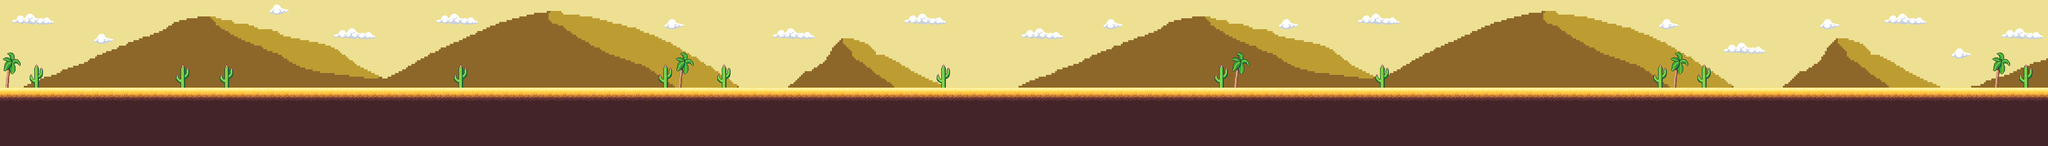

The image is a tile-based game level rendered from a .tmx file. Its description and source (layers, tilesets, objects; grid data summarised) follow:
An orthogonal 140x10 tile map with 32x32 px tiles, 3 tile layers (Back, Background, Main), 5 tilesets.

<map version="1.10" tiledversion="1.10.2" orientation="orthogonal" renderorder="right-down" width="140" height="10" tilewidth="32" tileheight="32" infinite="0" nextlayerid="4" nextobjectid="1">
 <tileset firstgid="1" source="tilesetsand.tsx" />
 <tileset firstgid="41" source="desertFoliage.tsx" />
 <tileset firstgid="68" source="BG1.tsx" />
 <tileset firstgid="2732" source="BG2.tsx" />
 <tileset firstgid="5396" source="Clouds.tsx" />
 <layer id="3" name="Back" width="140" height="10">
  <data>[1400 cells, 840 non-empty, 10 distinct tile ids]</data>
 </layer>
 <layer id="2" name="Background" width="140" height="10">
  <data>[1400 cells, 1400 non-empty, 687 distinct tile ids]</data>
 </layer>
 <layer id="1" name="Main" width="140" height="10">
  <data>[1400 cells, 710 non-empty, 20 distinct tile ids]</data>
 </layer>
</map>
